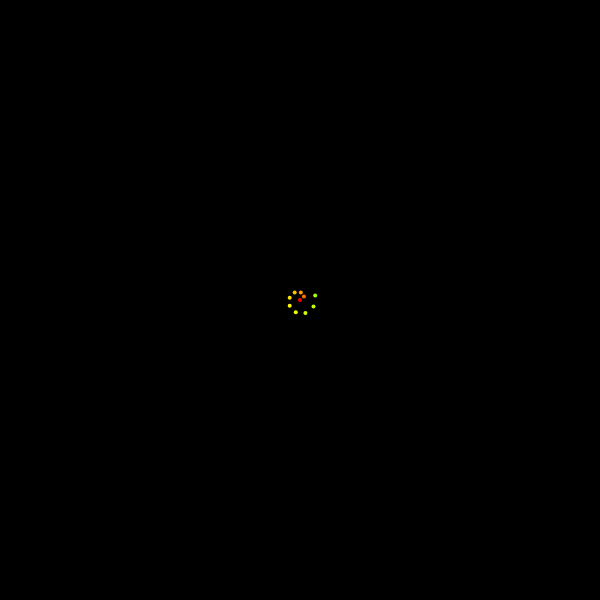
Frame 1 (no input)
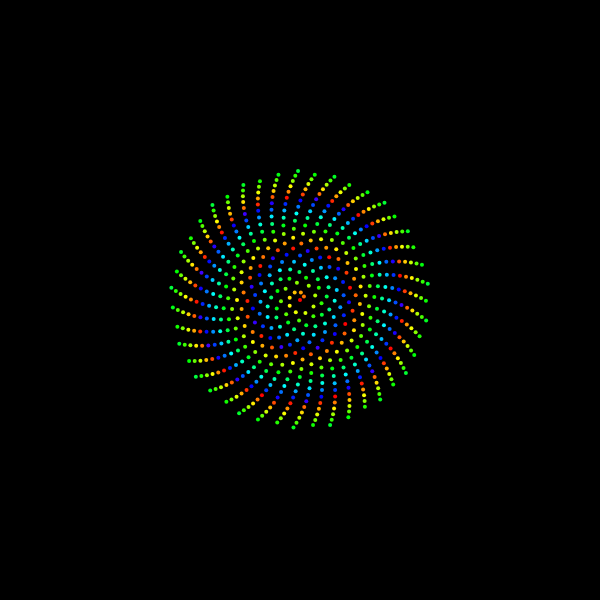
Frame 60 (no input)
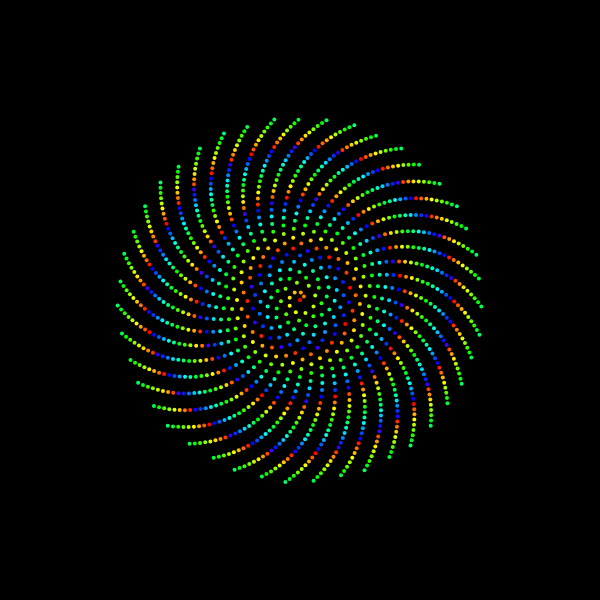
Frame 120 (the mouse pressed at the canvas centre since frame 60)

The p5.js sketch that drew these frames (run headless with seeded random() and noise() and a simulated clock; from frame 60 on, the mouse is pressed at the canvas centre):

// p5.js sketch
// ── sketch.js
let n = 0;
let c = 40;

function setup() {
  createCanvas(600, 600);
  background(0);
  colorMode(HSB);
}

let speedDraw = 10;
let theta = 137.5;
let ro = 0.0;

function draw() {
  translate(width/2, height/2);
  for(let i = 0 ; i < speedDraw ; i += 1){
    

    let phi = n * theta;
    let r = c * sqrt(radians(n));

    const x = r * cos(phi);
    const y = r * sin(phi);

    fill(5*r % 256, 100, 100);
    noStroke();
    circle(x, y, 4);

    n++;

  }
}
